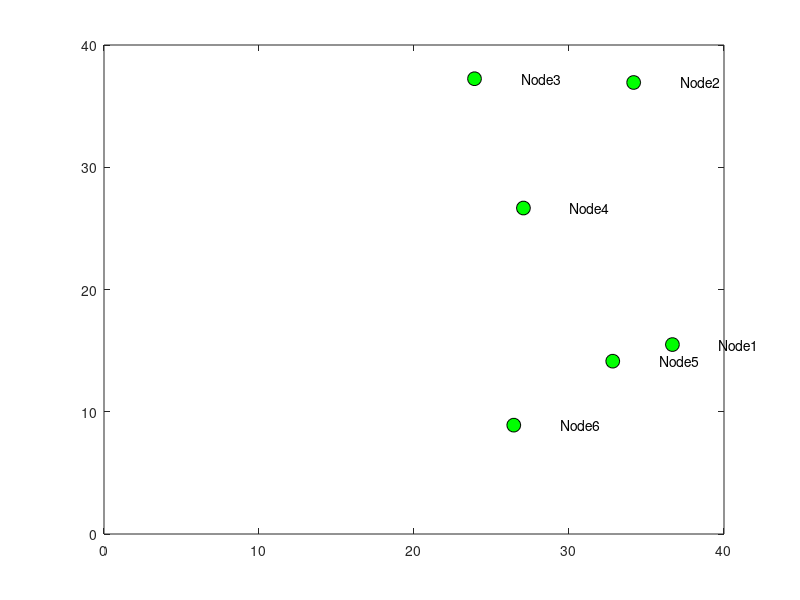

MATLAB code to generate this figure: (Note: this script raises an error after producing the figure.)
close all; clear all; clc;
% Localization initialization
Length=40; % area space, unit: meter
Width=40;  % area space, unit: meter
global NUM_NODE;
NUM_NODE=6; % number of total nodes
beacon_ratio=0.5; 
TRANS_RANGE=20;       % transmission range 20 meters
global STAGE_NUMBER;
STAGE_NUMBER=20;      % number of stages
global STD_INITIAL;
STD_INITIAL = 10000;   % initial std for unknown
global Node;
% set nodes coordinates, est coordinates, attribute,time scheduling and 
% intial std
for i=1:NUM_NODE
    Node(i).x = Width*rand;
    Node(i).y = Length*rand; 
    Node(i).id = i;         % node ID
    Node(i).sched=rand;    % time scheduling of the system, set to random
    if (i <= NUM_NODE*beacon_ratio) % beacon
        Node(i).est_x=Node(i).x; 
        Node(i).est_y=Node(i).y;
        Node(i).std=0;
        Node(i).attri = 'beacon';
    else                            % unknown
        Node(i).est_x=0; 
        Node(i).est_y=0;
        Node(i).std=STD_INITIAL;
        Node(i).attri = 'unknown';
    end
end

%{
% Example topology
Node(1).pos = [6.84192070101789;37.5423145732737];
Node(1).est_pos = Node(1).pos;
Node(2).pos = [17.6253872304336;37.6767572124513];
Node(2).est_pos = Node(2).pos;
Node(3).pos = [18.0778283704154;33.5878968287868];
Node(3).est_pos = Node(3).pos;
Node(4).pos = [22.1554826316510;27.2026212033344];
Node(5).pos = [9.57162424774182;23.1569396983637];
Node(6).pos = [16.2710704086090;4.50460564100187];
%}

% take a look at the generated topology
figure
hold on;box on;axis([0 Length 0 Width]); %the frame of the plot
 for i=1:NUM_NODE
    h1=plot(Node(i).x,Node(i).y,'ko','MarkerFace','g','MarkerSize',10);
    text(Node(i).x+3,Node(i).y,strcat('Node',num2str(i)));
 end
 
%calculate neighbor array
for i=1:NUM_NODE
    Node(i).neighbor = []; %initialize the neighbor array
    tmp_array = [1:NUM_NODE];
    tmp_array(tmp_array==i)=[]; % delete node i itself
    for j=tmp_array
        if DIST(Node(i),Node(j))<=TRANS_RANGE
            Node(i).neighbor = [Node(i).neighbor j];
            % draw a line between neighbor nodes on the plot
            line([Node(i).x,Node(j).x],[Node(i).y,Node(j).y],'Color','k'); 
        end
    end
end

kick_loc_random;

